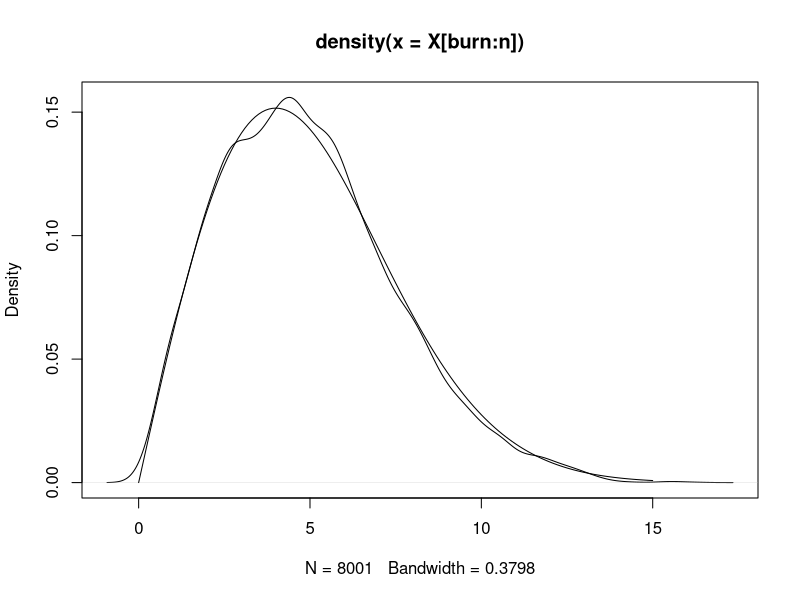

Write the R code that produced this figure.
set.seed(42)
n <- 10000
burn <- n*.2
X <- numeric(n)
X[1] <- rgamma(1,1)
k <- 0
f <- function(x,sig = 4){
  r <- numeric(length(x))
  for (i in 1:length(x)) {
    if(x[i]<0){r[i] <- 0}
  else{r[i] <- x[i]/sig^2*exp(-x[i]^2/(2*sig^2))}
  }
  return(r)
}
for (i in 2:n) {
  u <- runif(1)
  y <- rgamma(1,X[i-1],1)
  if(u<=(f(y)*dgamma(X[i-1],y,1))/(f(X[i-1])*dgamma(y,X[i-1],1))){
  X[i] <-  y
  k <- k + 1
  }
  else{
    X[i] <- X[i-1]
  }
}
seq <- seq(0,15,.1)
#plot(burn+1:n,X[burn+1:n],type = "l",xlim = c(burn+1,n))
plot(density(X[burn:n]))
lines(seq,f(seq),cex=.25)
print(k/n)